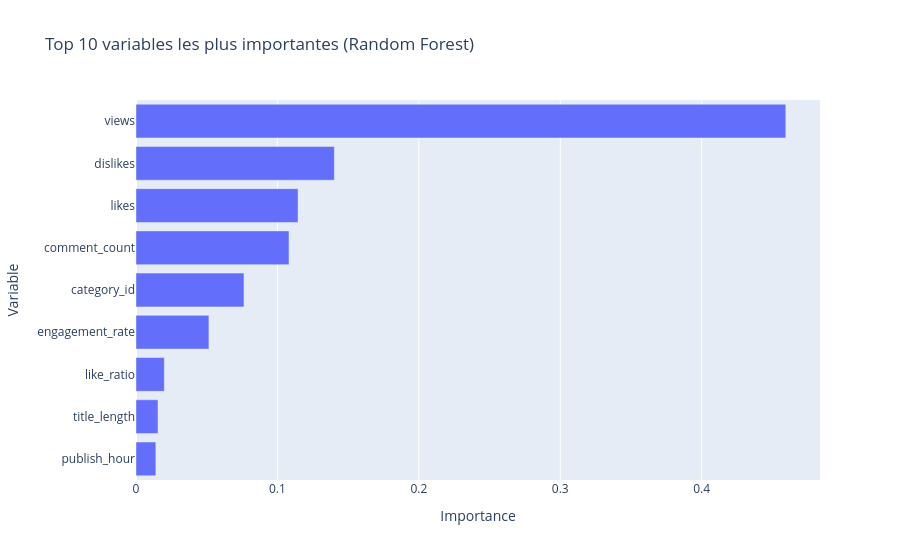

This figure's notebook cell:
### Markdown cell above
# Visualisation de l'importance des variables

### Code cell
import plotly.express as px

# Visualisation des 10 variables les plus importantes
top_features = feature_importance.head(10)

fig = px.bar(
    top_features,
    x="importance",
    y="feature",
    orientation="h",
    title="Top 10 variables les plus importantes (Random Forest)",
    labels={"importance": "Importance", "feature": "Variable"}
)

fig.update_layout(yaxis=dict(autorange="reversed"))  # Pour avoir la plus importante en haut
fig.show()

### Figure 1 — Plotly figure (JSON) as saved in the notebook; plotly's stock layout.template omitted (floating-point values rounded to 4 significant figures)
{"data": [{"hovertemplate": "Importance=%{x}<br>Variable=%{y}<extra></extra>", "legendgroup": "", "marker": {"color": "#636efa", "pattern": {"shape": ""}}, "name": "", "orientation": "h", "showlegend": false, "textposition": "auto", "type": "bar", "x": [0.4595, 0.1403, 0.1146, 0.1082, 0.07634, 0.05156, 0.02002, 0.01554, 0.01403], "xaxis": "x", "y": ["views", "dislikes", "likes", "comment_count", "category_id", "engagement_rate", "like_ratio", "title_length", "publish_hour"], "yaxis": "y"}], "layout": {"barmode": "relative", "legend": {"tracegroupgap": 0}, "title": {"text": "Top 10 variables les plus importantes (Random Forest)"}, "xaxis": {"anchor": "y", "domain": [0, 1], "title": {"text": "Importance"}}, "yaxis": {"anchor": "x", "autorange": "reversed", "domain": [0, 1], "title": {"text": "Variable"}}}}
